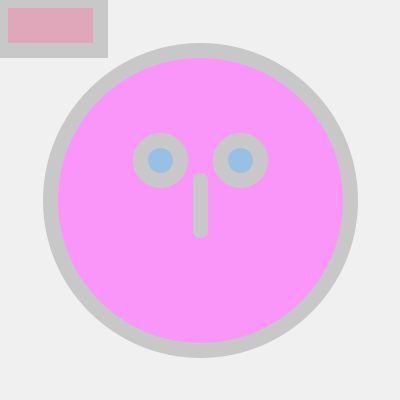
Frame 1 (no input)
Frame 60 (the mouse pressed at the canvas centre just before this capture): identical to frame 1, image omitted
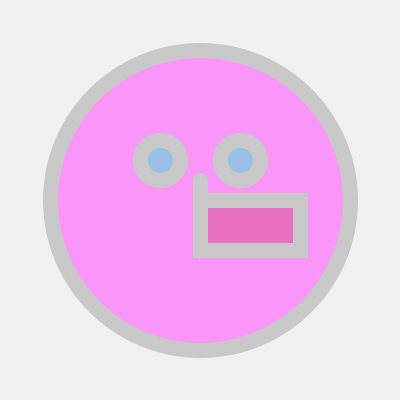
Frame 120 (the mouse held since frame 60 and released just before this capture)

The Processing sketch that drew these frames (run headless with seeded random() and noise(); from frame 60 on, the mouse is pressed at the canvas centre):

// Processing sketch: processing_92314
// ── processing_92314.pde

//this is what happens when the program starts.
//it only happens once.
void setup()
{
  size(400, 400);
  smooth();
  strokeWeight(15);
  stroke(200);
}

//this tells Processing how to draw
//it happens continuously
void draw() {
  background(240);
  //draw an ellipse centered at 200,200
  //with width 300 and height 300
  fill(250,150,250);
  ellipse(200, 200, 300, 300);
  //draw a line from 100,250 to 300,250
 
  //draw a line from 200,200 to 200,220
  line(200, 180, 200,230);
  
  //eyes
  fill(0,255,200,100);
  ellipse(160,160,40,40);
  ellipse(240,160,40,40);
  fill(200,50,100,100);
  rect(mouseX,mouseY,100,50);
  
}
